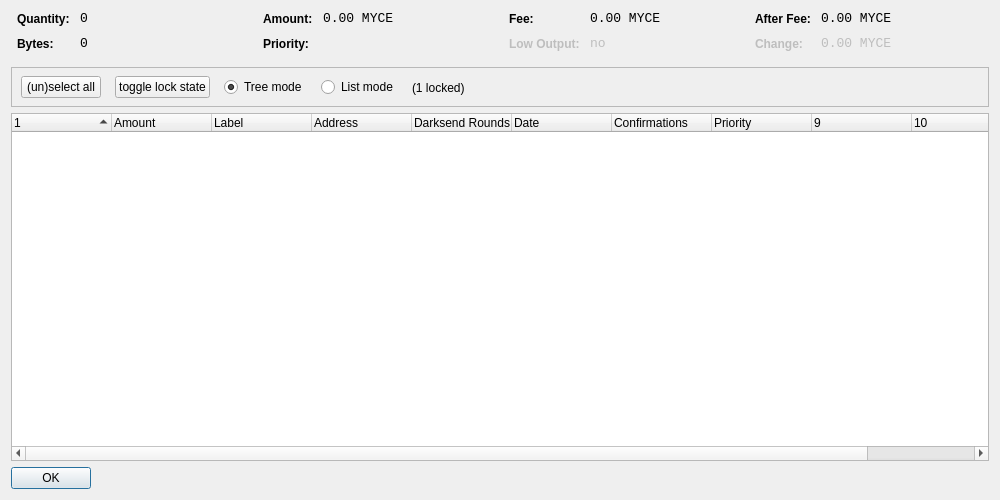
<?xml version="1.0" encoding="UTF-8"?>
<ui version="4.0">
 <class>CoinControlDialog</class>
 <widget class="QDialog" name="CoinControlDialog">
  <property name="geometry">
   <rect>
    <x>0</x>
    <y>0</y>
    <width>1000</width>
    <height>500</height>
   </rect>
  </property>
  <property name="windowTitle">
   <string>Coin Control</string>
  </property>
  <layout class="QVBoxLayout" name="verticalLayout">
   <item>
    <layout class="QHBoxLayout" name="horizontalLayoutTop" stretch="0,0,0,0">
     <property name="topMargin">
      <number>0</number>
     </property>
     <property name="bottomMargin">
      <number>10</number>
     </property>
     <item>
      <layout class="QFormLayout" name="formLayoutCoinControl1">
       <property name="horizontalSpacing">
        <number>10</number>
       </property>
       <property name="verticalSpacing">
        <number>10</number>
       </property>
       <property name="leftMargin">
        <number>6</number>
       </property>
       <property name="rightMargin">
        <number>6</number>
       </property>
       <item row="0" column="0">
        <widget class="QLabel" name="labelCoinControlQuantityText">
         <property name="styleSheet">
          <string notr="true">font-weight:bold;</string>
         </property>
         <property name="text">
          <string>Quantity:</string>
         </property>
        </widget>
       </item>
       <item row="0" column="1">
        <widget class="QLabel" name="labelCoinControlQuantity">
         <property name="font">
          <font>
           <family>Monospace</family>
           <pointsize>10</pointsize>
          </font>
         </property>
         <property name="cursor">
          <cursorShape>IBeamCursor</cursorShape>
         </property>
         <property name="contextMenuPolicy">
          <enum>Qt::ActionsContextMenu</enum>
         </property>
         <property name="text">
          <string notr="true">0</string>
         </property>
         <property name="textInteractionFlags">
          <set>Qt::LinksAccessibleByMouse|Qt::TextSelectableByKeyboard|Qt::TextSelectableByMouse</set>
         </property>
        </widget>
       </item>
       <item row="1" column="0">
        <widget class="QLabel" name="labelCoinControlBytesText">
         <property name="styleSheet">
          <string notr="true">font-weight:bold;</string>
         </property>
         <property name="text">
          <string>Bytes:</string>
         </property>
        </widget>
       </item>
       <item row="1" column="1">
        <widget class="QLabel" name="labelCoinControlBytes">
         <property name="font">
          <font>
           <family>Monospace</family>
           <pointsize>10</pointsize>
          </font>
         </property>
         <property name="cursor">
          <cursorShape>IBeamCursor</cursorShape>
         </property>
         <property name="contextMenuPolicy">
          <enum>Qt::ActionsContextMenu</enum>
         </property>
         <property name="text">
          <string notr="true">0</string>
         </property>
         <property name="textInteractionFlags">
          <set>Qt::LinksAccessibleByMouse|Qt::TextSelectableByKeyboard|Qt::TextSelectableByMouse</set>
         </property>
        </widget>
       </item>
      </layout>
     </item>
     <item>
      <layout class="QFormLayout" name="formLayoutCoinControl2">
       <property name="horizontalSpacing">
        <number>10</number>
       </property>
       <property name="verticalSpacing">
        <number>10</number>
       </property>
       <property name="leftMargin">
        <number>6</number>
       </property>
       <property name="rightMargin">
        <number>6</number>
       </property>
       <item row="0" column="0">
        <widget class="QLabel" name="labelCoinControlAmountText">
         <property name="styleSheet">
          <string notr="true">font-weight:bold;</string>
         </property>
         <property name="text">
          <string>Amount:</string>
         </property>
        </widget>
       </item>
       <item row="0" column="1">
        <widget class="QLabel" name="labelCoinControlAmount">
         <property name="font">
          <font>
           <family>Monospace</family>
           <pointsize>10</pointsize>
          </font>
         </property>
         <property name="cursor">
          <cursorShape>IBeamCursor</cursorShape>
         </property>
         <property name="contextMenuPolicy">
          <enum>Qt::ActionsContextMenu</enum>
         </property>
         <property name="text">
          <string notr="true">0.00 MYCE</string>
         </property>
         <property name="textInteractionFlags">
          <set>Qt::LinksAccessibleByMouse|Qt::TextSelectableByKeyboard|Qt::TextSelectableByMouse</set>
         </property>
        </widget>
       </item>
       <item row="1" column="0">
        <widget class="QLabel" name="labelCoinControlPriorityText">
         <property name="styleSheet">
          <string notr="true">font-weight:bold;</string>
         </property>
         <property name="text">
          <string>Priority:</string>
         </property>
        </widget>
       </item>
       <item row="1" column="1">
        <widget class="QLabel" name="labelCoinControlPriority">
         <property name="font">
          <font>
           <family>Monospace</family>
           <pointsize>10</pointsize>
          </font>
         </property>
         <property name="cursor">
          <cursorShape>IBeamCursor</cursorShape>
         </property>
         <property name="contextMenuPolicy">
          <enum>Qt::ActionsContextMenu</enum>
         </property>
         <property name="text">
          <string/>
         </property>
         <property name="textInteractionFlags">
          <set>Qt::LinksAccessibleByMouse|Qt::TextSelectableByKeyboard|Qt::TextSelectableByMouse</set>
         </property>
        </widget>
       </item>
      </layout>
     </item>
     <item>
      <layout class="QFormLayout" name="formLayoutCoinControl3">
       <property name="horizontalSpacing">
        <number>10</number>
       </property>
       <property name="verticalSpacing">
        <number>10</number>
       </property>
       <property name="leftMargin">
        <number>6</number>
       </property>
       <property name="rightMargin">
        <number>6</number>
       </property>
       <item row="0" column="0">
        <widget class="QLabel" name="labelCoinControlFeeText">
         <property name="styleSheet">
          <string notr="true">font-weight:bold;</string>
         </property>
         <property name="text">
          <string>Fee:</string>
         </property>
        </widget>
       </item>
       <item row="0" column="1">
        <widget class="QLabel" name="labelCoinControlFee">
         <property name="font">
          <font>
           <family>Monospace</family>
           <pointsize>10</pointsize>
          </font>
         </property>
         <property name="cursor">
          <cursorShape>IBeamCursor</cursorShape>
         </property>
         <property name="contextMenuPolicy">
          <enum>Qt::ActionsContextMenu</enum>
         </property>
         <property name="text">
          <string notr="true">0.00 MYCE</string>
         </property>
         <property name="textInteractionFlags">
          <set>Qt::LinksAccessibleByMouse|Qt::TextSelectableByKeyboard|Qt::TextSelectableByMouse</set>
         </property>
        </widget>
       </item>
       <item row="1" column="0">
        <widget class="QLabel" name="labelCoinControlLowOutputText">
         <property name="enabled">
          <bool>false</bool>
         </property>
         <property name="styleSheet">
          <string notr="true">font-weight:bold;</string>
         </property>
         <property name="text">
          <string>Low Output:</string>
         </property>
        </widget>
       </item>
       <item row="1" column="1">
        <widget class="QLabel" name="labelCoinControlLowOutput">
         <property name="enabled">
          <bool>false</bool>
         </property>
         <property name="font">
          <font>
           <family>Monospace</family>
           <pointsize>10</pointsize>
          </font>
         </property>
         <property name="cursor">
          <cursorShape>IBeamCursor</cursorShape>
         </property>
         <property name="contextMenuPolicy">
          <enum>Qt::ActionsContextMenu</enum>
         </property>
         <property name="text">
          <string notr="true">no</string>
         </property>
         <property name="textInteractionFlags">
          <set>Qt::LinksAccessibleByMouse|Qt::TextSelectableByKeyboard|Qt::TextSelectableByMouse</set>
         </property>
        </widget>
       </item>
      </layout>
     </item>
     <item>
      <layout class="QFormLayout" name="formLayoutCoinControl4">
       <property name="horizontalSpacing">
        <number>10</number>
       </property>
       <property name="verticalSpacing">
        <number>10</number>
       </property>
       <property name="leftMargin">
        <number>6</number>
       </property>
       <property name="rightMargin">
        <number>6</number>
       </property>
       <item row="0" column="0">
        <widget class="QLabel" name="labelCoinControlAfterFeeText">
         <property name="styleSheet">
          <string notr="true">font-weight:bold;</string>
         </property>
         <property name="text">
          <string>After Fee:</string>
         </property>
        </widget>
       </item>
       <item row="0" column="1">
        <widget class="QLabel" name="labelCoinControlAfterFee">
         <property name="font">
          <font>
           <family>Monospace</family>
           <pointsize>10</pointsize>
          </font>
         </property>
         <property name="cursor">
          <cursorShape>IBeamCursor</cursorShape>
         </property>
         <property name="contextMenuPolicy">
          <enum>Qt::ActionsContextMenu</enum>
         </property>
         <property name="text">
          <string notr="true">0.00 MYCE</string>
         </property>
         <property name="textInteractionFlags">
          <set>Qt::LinksAccessibleByMouse|Qt::TextSelectableByKeyboard|Qt::TextSelectableByMouse</set>
         </property>
        </widget>
       </item>
       <item row="1" column="0">
        <widget class="QLabel" name="labelCoinControlChangeText">
         <property name="enabled">
          <bool>false</bool>
         </property>
         <property name="styleSheet">
          <string notr="true">font-weight:bold;</string>
         </property>
         <property name="text">
          <string>Change:</string>
         </property>
        </widget>
       </item>
       <item row="1" column="1">
        <widget class="QLabel" name="labelCoinControlChange">
         <property name="enabled">
          <bool>false</bool>
         </property>
         <property name="font">
          <font>
           <family>Monospace</family>
           <pointsize>10</pointsize>
          </font>
         </property>
         <property name="cursor">
          <cursorShape>IBeamCursor</cursorShape>
         </property>
         <property name="contextMenuPolicy">
          <enum>Qt::ActionsContextMenu</enum>
         </property>
         <property name="text">
          <string notr="true">0.00 MYCE</string>
         </property>
         <property name="textInteractionFlags">
          <set>Qt::LinksAccessibleByMouse|Qt::TextSelectableByKeyboard|Qt::TextSelectableByMouse</set>
         </property>
        </widget>
       </item>
      </layout>
     </item>
    </layout>
   </item>
   <item>
    <widget class="QFrame" name="frame">
     <property name="minimumSize">
      <size>
       <width>0</width>
       <height>40</height>
      </size>
     </property>
     <property name="frameShape">
      <enum>QFrame::StyledPanel</enum>
     </property>
     <property name="frameShadow">
      <enum>QFrame::Sunken</enum>
     </property>
     <widget class="QWidget" name="horizontalLayoutWidget">
      <property name="geometry">
       <rect>
        <x>10</x>
        <y>0</y>
        <width>781</width>
        <height>41</height>
       </rect>
      </property>
      <layout class="QHBoxLayout" name="horizontalLayoutPanel" stretch="0,0,0,0,0">
       <property name="spacing">
        <number>14</number>
       </property>
       <item>
        <widget class="QPushButton" name="pushButtonSelectAll">
         <property name="sizePolicy">
          <sizepolicy hsizetype="Maximum" vsizetype="Fixed">
           <horstretch>0</horstretch>
           <verstretch>0</verstretch>
          </sizepolicy>
         </property>
         <property name="text">
          <string>(un)select all</string>
         </property>
        </widget>
       </item>
        <item>
         <widget class="QPushButton" name="pushButtonToggleLock">
          <property name="sizePolicy">
           <sizepolicy hsizetype="Maximum" vsizetype="Fixed">
            <horstretch>0</horstretch>
            <verstretch>0</verstretch>
           </sizepolicy>
          </property>
          <property name="text">
           <string>toggle lock state</string>
          </property>
          <property name="autoDefault">
           <bool>false</bool>
          </property>
         </widget>
        </item>
       <item>
        <widget class="QRadioButton" name="radioTreeMode">
         <property name="sizePolicy">
          <sizepolicy hsizetype="Maximum" vsizetype="Fixed">
           <horstretch>0</horstretch>
           <verstretch>0</verstretch>
          </sizepolicy>
         </property>
         <property name="text">
          <string>Tree mode</string>
         </property>
         <property name="checked">
          <bool>true</bool>
         </property>
        </widget>
       </item>
       <item>
        <widget class="QRadioButton" name="radioListMode">
         <property name="sizePolicy">
          <sizepolicy hsizetype="Maximum" vsizetype="Fixed">
           <horstretch>0</horstretch>
           <verstretch>0</verstretch>
          </sizepolicy>
         </property>
         <property name="text">
          <string>List mode</string>
         </property>
        </widget>
       </item>
        <item>
         <widget class="QLabel" name="labelLocked">
          <property name="text">
           <string>(1 locked)</string>
          </property>
         </widget>
        </item>
       <item>
        <spacer name="horizontalSpacer">
         <property name="orientation">
          <enum>Qt::Horizontal</enum>
         </property>
         <property name="sizeHint" stdset="0">
          <size>
           <width>40</width>
           <height>20</height>
          </size>
         </property>
        </spacer>
       </item>
      </layout>
     </widget>
    </widget>
   </item>
   <item>
    <widget class="CoinControlTreeWidget" name="treeWidget">
     <property name="contextMenuPolicy">
      <enum>Qt::CustomContextMenu</enum>
     </property>
     <property name="sortingEnabled">
      <bool>false</bool>
     </property>
     <property name="columnCount">
      <number>11</number>
     </property>
     <attribute name="headerShowSortIndicator" stdset="0">
      <bool>true</bool>
     </attribute>
     <attribute name="headerStretchLastSection">
      <bool>false</bool>
     </attribute>
     <column>
      <property name="text">
       <string/>
      </property>
     </column>
     <column>
      <property name="text">
       <string>Amount</string>
      </property>
     </column>
     <column>
      <property name="text">
       <string>Label</string>
      </property>
     </column>
     <column>
      <property name="text">
       <string>Address</string>
      </property>
     </column>
     <column>
      <property name="text">
       <string>Darksend Rounds</string>
      </property>
    </column>
     <column>
      <property name="text">
       <string>Date</string>
      </property>
     </column>
     <column>
      <property name="text">
       <string>Confirmations</string>
      </property>
      <property name="toolTip">
       <string>Confirmed</string>
      </property>
     </column>
     <column>
      <property name="text">
       <string>Priority</string>
      </property>
     </column>
     <column>
      <property name="text">
       <string/>
      </property>
     </column>
     <column>
      <property name="text">
       <string/>
      </property>
     </column>
     <column>
      <property name="text">
       <string/>
      </property>
     </column>
     <column>
      <property name="text">
       <string/>
      </property>
     </column>
    </widget>
   </item>
   <item>
    <widget class="QDialogButtonBox" name="buttonBox">
     <property name="sizePolicy">
      <sizepolicy hsizetype="Maximum" vsizetype="Fixed">
       <horstretch>0</horstretch>
       <verstretch>0</verstretch>
      </sizepolicy>
     </property>
     <property name="orientation">
      <enum>Qt::Horizontal</enum>
     </property>
     <property name="standardButtons">
      <set>QDialogButtonBox::Ok</set>
     </property>
    </widget>
   </item>
  </layout>
 </widget>
 <customwidgets>
  <customwidget>
   <class>CoinControlTreeWidget</class>
   <extends>QTreeWidget</extends>
   <header>coincontroltreewidget.h</header>
  </customwidget>
 </customwidgets>
 <resources/>
 <connections/>
</ui>
